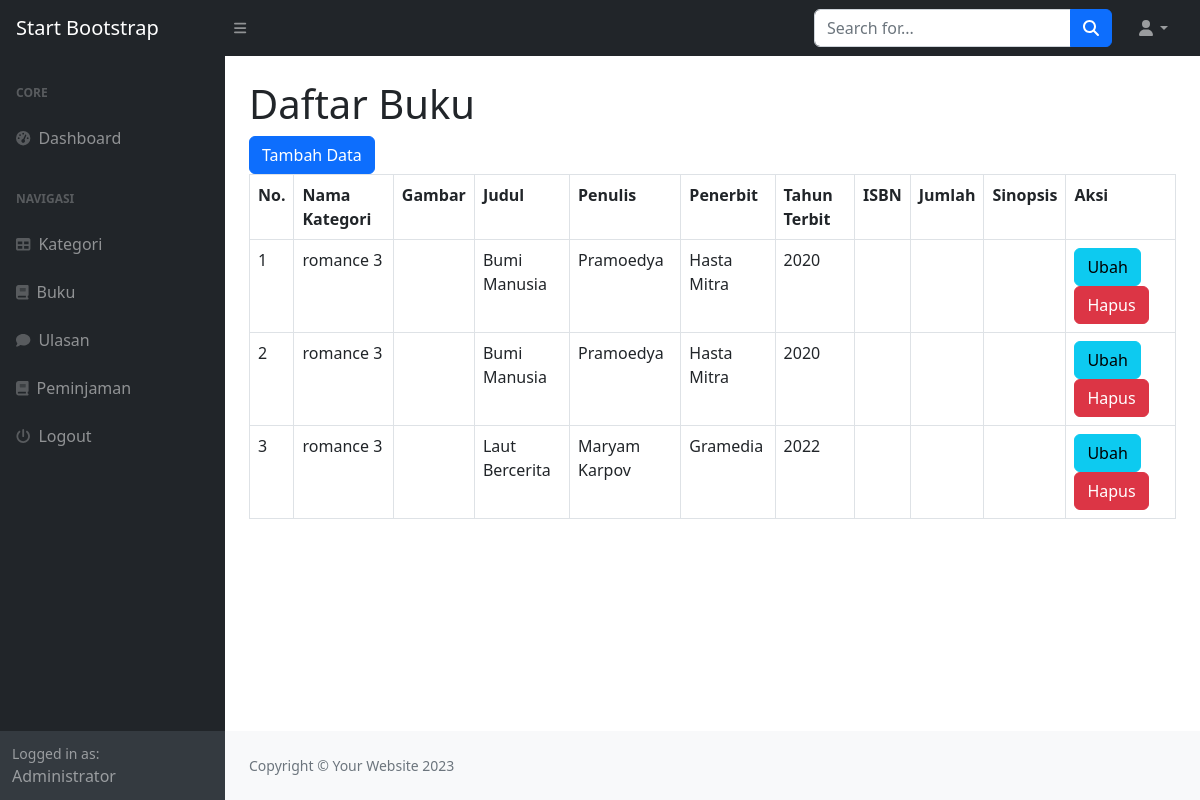
The app's page /index.php?page=buku (signed in), older data.
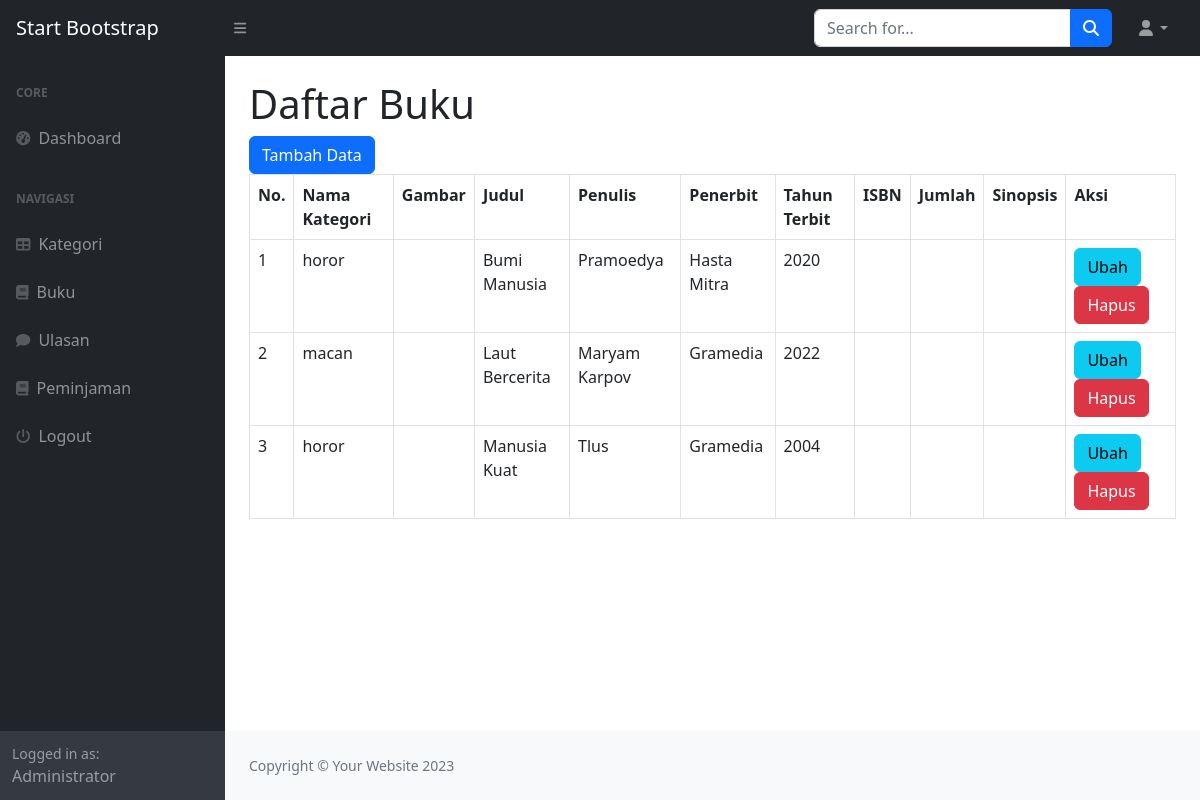
The same page, newer data.
### tables this page shows
CREATE TABLE `buku` (
  `id_buku` int(11) NOT NULL,
  `id_kategori` int(11) DEFAULT NULL,
  `judul` varchar(255) DEFAULT NULL,
  `gambar` varchar(255) DEFAULT NULL,
  `penulis` varchar(255) DEFAULT NULL,
  `penerbit` varchar(255) DEFAULT NULL,
  `tahun_terbit` varchar(255) DEFAULT NULL,
  `deskripsi` text,
  `kuantitas` int(11) DEFAULT NULL
);

CREATE TABLE `kategori` (
  `id_kategori` int(11) NOT NULL,
  `kategori` varchar(255) NOT NULL
);

### buku.php (the view)
<h1 class="mt-4">Daftar Buku</h1>
<div class="row">
    <div class="col-md-12">
        <?php
        if ($_SESSION['user']['level'] !='peminjam') :
        ?>
            <a href="?page=buku_tambah" class="btn btn-primary">Tambah Data</a>
        <?php endif;?>
        <table class="table table-bordered" id="dataTable" width="100%" cellspacing="0">
            <tr>
                <th>No.</th>
                <th>Nama Kategori</th>
                <th>Gambar</th>
                <th>Judul</th>
                <th>Penulis</th>
                <th>Penerbit</th>
                <th>Tahun Terbit</th>
                <th>ISBN</th>
                <th>Jumlah</th>
                <th>Sinopsis</th>
                <?php
                if ($_SESSION['user']['level'] !='peminjam') :
                ?>
                <th>Aksi</th>
                <?php endif; ?>
            </tr>
            <?php
                $i=1;
                $query = mysqli_query($koneksi, "SELECT * FROM buku LEFT JOIN kategori ON buku.id_kategori = kategori.id_kategori");
                while ($data = mysqli_fetch_array($query)) :
            ?>
            <tr>
                <td><?= $i++; ?></td>
                <td><?= $data['kategori']; ?></td>
                <td><img src="upload/<?= $data['gambar']; ?>" width="80px" alt=""></td>
                <td><?= $data['judul']; ?></td>
                <td><?= $data['penulis']; ?></td>
                <td><?= $data['penerbit']; ?></td>
                <td><?= $data['tahun_terbit']; ?></td>
                <td><?= $data['isbn']; ?></td>
                <td><?= $data['jumlah']; ?></td>
                <td><?= $data['sinopsis']; ?></td>
                <?php
                if ($_SESSION['user']['level'] !='peminjam') :
                ?>
                <td>
                    <a href="?page=buku_ubah&&id=<?= $data['id_buku']?>" class="btn btn-info">Ubah</a>
                    <a onclick="return confirm('Apakah anda yakin menghapus data ini')" href="?page=buku_hapus&&id=<?= $data['id_buku']?>" class="btn btn-danger">Hapus</a>
                </td>
                <?php endif; ?>
            </tr>
            <?php endwhile; ?>
        </table>
    </div>
</div>

### index.php (shortened to what this page needs)
<!DOCTYPE html>
<html lang="en">
    <head>
        <link href="https://cdn.jsdelivr.net/npm/simple-datatables@7.1.2/dist/style.min.css" rel="stylesheet" />
        <link href="css/styles.css" rel="stylesheet" />
    </head>
    <body class="sb-nav-fixed">
        <nav class="sb-topnav navbar navbar-expand navbar-dark bg-dark">
            <a class="navbar-brand ps-3" href="index.html">Start Bootstrap</a>
            <button class="btn btn-link btn-sm order-1 order-lg-0 me-4 me-lg-0" id="sidebarToggle" href="#!"><i class="fas fa-bars"></i></button>
            <form class="d-none d-md-inline-block form-inline ms-auto me-0 me-md-3 my-2 my-md-0">
                <div class="input-group">
                    <input class="form-control" type="text" placeholder="Search for..." aria-label="Search for..." aria-describedby="btnNavbarSearch" />
                    <button class="btn btn-primary" id="btnNavbarSearch" type="button"><i class="fas fa-search"></i></button>
                </div>
            </form>
            <ul class="navbar-nav ms-auto ms-md-0 me-3 me-lg-4">
                <li class="nav-item dropdown">
                    <a class="nav-link dropdown-toggle" id="navbarDropdown" href="#" role="button" data-bs-toggle="dropdown" aria-expanded="false"><i class="fas fa-user fa-fw"></i></a>
                </li>
            </ul>
        </nav>
        <div id="layoutSidenav">
            <div id="layoutSidenav_nav">
                <nav class="sb-sidenav accordion sb-sidenav-dark" id="sidenavAccordion">
                    <div class="sb-sidenav-menu">
                        <div class="nav">
                            <div class="sb-sidenav-menu-heading">Core</div>
                            <a class="nav-link" href="index.php">
                                <div class="sb-nav-link-icon"><i class="fas fa-tachometer-alt"></i></div>
                                Dashboard
                            </a>
                            <div class="sb-sidenav-menu-heading">NAVIGASI</div>
                            <?php
                                if ($_SESSION['user']['level'] !='peminjam') {
                            ?>
                                <a class="nav-link" href="?page=kategori">
                                    <div class="sb-nav-link-icon"><i class="fas fa-table"></i></div>
                                    Kategori
                                </a>
                            <?php
                                }
                            ?>
                            <a class="nav-link" href="?page=buku">
                                <div class="sb-nav-link-icon"><i class="fas fa-book"></i></div>
                                Buku
                            </a>
                            <a class="nav-link" href="?page=ulasan">
                                <div class="sb-nav-link-icon"><i class="fas fa-comment"></i></div>
                                Ulasan
                            </a>
                            <a class="nav-link" href="?page=peminjaman">
                                <div class="sb-nav-link-icon"><i class="fas fa-book"></i></div>
                                Peminjaman
                            </a>
                            <a class="nav-link" href="logout.php">
                                <div class="sb-nav-link-icon"><i class="fas fa-power-off"></i></div>
                                Logout
                            </a>
                        </div>
                    </div>
                    <div class="sb-sidenav-footer">
                        <div class="small">Logged in as:</div>
                        <?=$_SESSION['user']['nama']; ?>
                    </div>
                </nav>
            </div>
            <div id="layoutSidenav_content">
                <main>
                    <div class="container-fluid px-4">
                        <?php
                            $page = isset($_GET['page']) ? $_GET['page'] : 'home';
                            if (file_exists($page . '.php')) {
                                include $page . '.php';
                            } else {
                                include '404.php';
                            }
                        ?>
                    </div>
                </main>
                <footer class="py-4 bg-light mt-auto">
                    <div class="container-fluid px-4">
                        <div class="d-flex align-items-center justify-content-between small">
                            <div class="text-muted">Copyright &copy; Your Website 2023</div>
                        </div>
                    </div>
                </footer>
            </div>
        </div>
    </body>
</html>

Row changes from the older to the newer data that the page shows:
removed buku: id_kategori.kategori "romance 3", judul "Bumi Manusia", penulis "Pramoedya", penerbit "Hasta Mitra", tahun_terbit "2020"
changed buku "Bumi Manusia": id_kategori.kategori "romance 3" → "horor"
changed buku "Laut Bercerita": id_kategori.kategori "romance 3" → "macan"
added buku: id_kategori.kategori "horor", judul "Manusia Kuat", penulis "Tlus", penerbit "Gramedia", tahun_terbit "2004"
